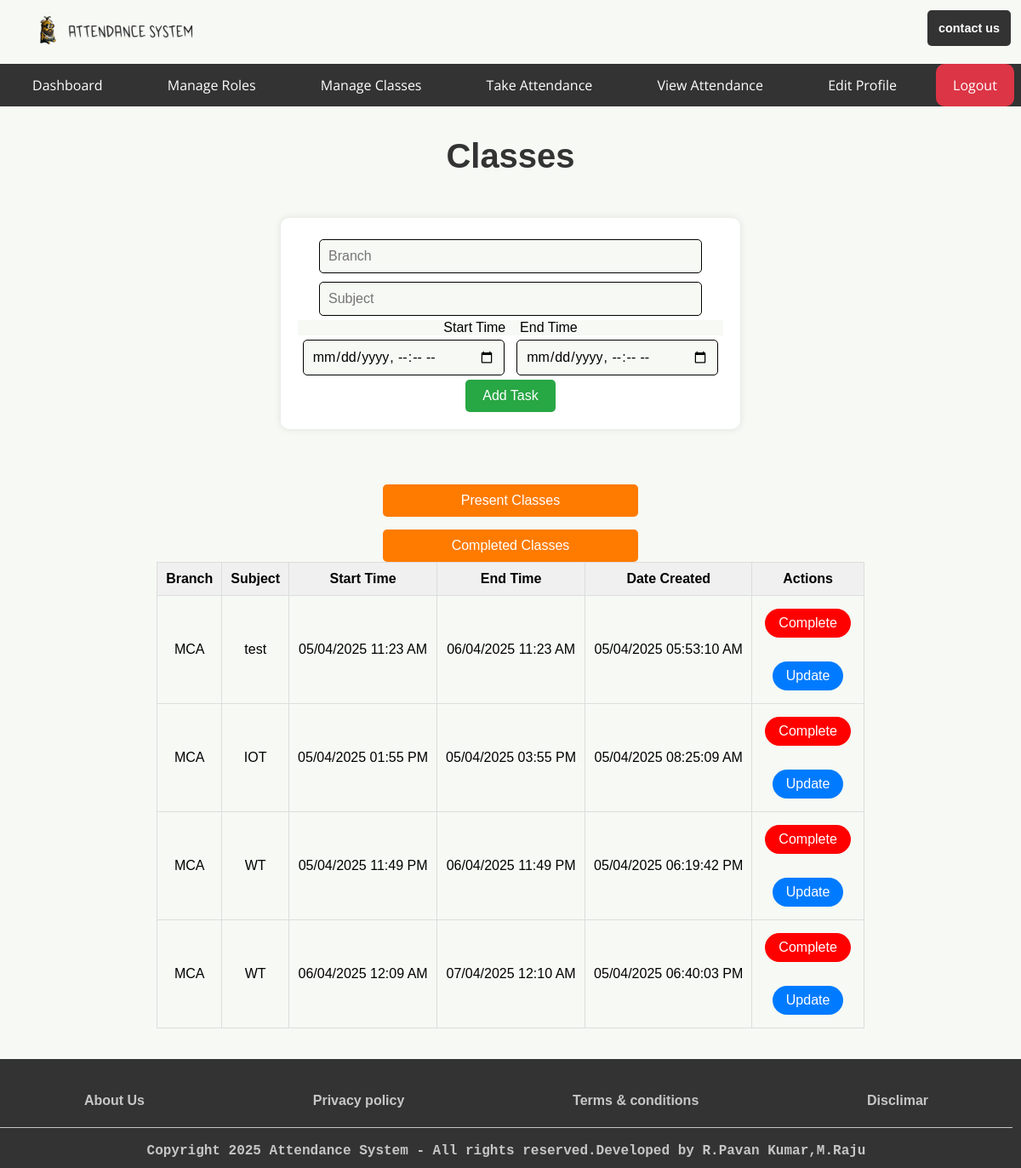
Screenshot of /admin/manage_classes (signed in) with the database file from the repository.
### app.py (models this page shows, shortened)
class SubjectsClasses(db.Model):  # Renamed to SubjectsClasses
    id = db.Column(db.Integer, primary_key=True)
    Branch = db.Column(db.String(200), nullable=False)
    Subject = db.Column(db.String(200), nullable=False)
    Start_Time = db.Column(db.DateTime, nullable=False)
    End_Time = db.Column(db.DateTime, nullable=False)
    date_created = db.Column(db.DateTime, default=datetime.utcnow)
    completed = db.Column(db.Integer, default=0)

### app.py (the view, shortened to what this page needs)
@app.route('/<role>/manage_classes', methods=['GET', 'POST'])
@role_required(['admin', 'teacher'])  # Allow both admin and teacher roles
def manage_classes(role):
    subjects = SubjectsClasses.query.filter(
        SubjectsClasses.Start_Time.isnot(None),
        SubjectsClasses.End_Time.isnot(None)
    ).order_by(SubjectsClasses.date_created).all()
    return render_template(f'auth/dashboards/{role}/manage_classes.html', subjects=subjects, role=role)

### app.py (called while the page is built)
def role_required(roles):
    if not isinstance(roles, list):
        roles = [roles]  # Ensure roles is a list
    def decorator(func):
        @wraps(func)
        def wrapper(*args, **kwargs):
            if 'username' not in session:
                return redirect(url_for('login'))
            user = User.query.filter_by(username=session['username']).first()
            if user.role not in roles:  # Check if the user's role is in the allowed roles list
                return redirect(url_for('index'))  # Redirect to the home page if unauthorized
            return func(*args, **kwargs)
        return wrapper
    return decorator

### templates/auth/dashboards/admin/manage_classes.html (shortened to what this page needs)
{% extends 'base/base_admin.html' %}
{% block body %}
<main>
            <h1>Classes</h1>
        <div class="div-sec">
            <form id="form-sec" method="POST">
                <input type="text" name="branch" id="text-sec" placeholder="Branch" required />
                <input type="text" name="subject" id="text-sec" placeholder="Subject" required />
                <br /><p> Start Time &ensp; End Time </p>
                <input type="datetime-local" name="start_time" id="start_time" placeholder="Start Time" required />
                <input type="datetime-local" name="end_time" id="end_time" placeholder="End Time" required />
                <input type="submit" value="Add Task" id="add_btn" />
            </form>
        </div>
            <div class="tab">
                <button class="tablinks" onclick="openClasses(event, 'Present Classes')" id="defaultOpen">Present Classes</button>
                <button class="tablinks" onclick="openClasses(event, 'Completed Classes')">Completed Classes</button>
              </div>
              <div id="Present Classes" class="tabcontent">
                <div style="overflow-x: auto; max-width: 100%;">
                    <table>
                        <tr>
                            <th>Branch</th>
                            <th>Subject</th>
                            <th>Start Time</th>
                            <th>End Time</th>
                            <th>Date Created</th>
                            <th>Actions</th>
                        </tr>
                        {% for subject in subjects %}
                            {% if subject.completed == 0 %}
                            <tr>
                                <td>{{ subject.Branch }}</td>
                                <td>{{ subject.Subject }}</td>
                                <td>{{ subject.Start_Time.strftime("%d/%m/%Y %I:%M %p") }}</td>
                                <td>{{ subject.End_Time.strftime("%d/%m/%Y %I:%M %p") }}</td>
                                <td>{{ subject.date_created.strftime("%d/%m/%Y %I:%M:%S %p") }}</td>
                                <td>
                                    <form action="{{ url_for('complete_class', role=role, id=subject.id) }}" method="POST" class="role-form" onsubmit="return confirm('Are you sure you want to mark as Complete this class?');">
                                        <button type="submit" class="delete">Complete</button>
                                    </form>
                                    <br />
                                    <a href="{{ url_for('update_class', role=role, id=subject.id) }}" id="update">Update</a>
                                </td>
                            </tr>
                            {% endif %}
                        {% endfor %}
                    </table>
                </div>
              </div>
</main>
{% endblock body %}

### static/styles/index.css (style rules this page uses)
* { background: #f7f9f4; font-family: 'Arial', sans-serif; margin: 0; padding: 0; box-sizing: border-box; font-size: 1rem; text-decoration: none; }
a { background: transparent; }
main { display: flex; justify-content: start; align-items: center; flex-direction: column; padding: 3% 0; width: 100%; min-height: 60vh; }
a { text-decoration: none; }
form { width: 300px; max-width: 500px; margin: 40px auto; padding: 20px; border: 1px solid #ddd; border-radius: 10px; box-shadow: 0 0 10px rgba(0, 0, 0, 0.1); }
input[type="email"], input[type="password"], input[type="text"] { width: 90%; padding: 10px; margin-bottom: 20px; border: 1px solid #ccc; }
input[type="submit"] { background-color: #333; color: #fff; padding: 10px 20px; border: none; border-radius: 5px; cursor: pointer; }
table { margin: 0 auto; border-collapse: collapse; border-spacing: 0; width: 100%; border: 1px solid #ddd; }
th, td { border: 1px solid #ddd; padding: 10px; text-align: center; }
th { background-color: #f0f0f0; }
h1 { text-align: center; font-size: 2.5rem; color: #333; }
form.role-form { width: auto; max-width: auto; margin: 0 auto; padding: 0 0 0 0; border: none; border-radius: none; box-shadow: none; display: flex; }
.div-sec { overflow-x: auto; max-width: 100%; margin: 50px auto; padding: 20px; background-color: #fff; border-radius: 10px; -webkit-box-shadow: 0 0 10px rgba(0, 0, 0, 0.1); box-shadow: 0 0 10px rgba(0, 0, 0, 0.1); text-align: center; }
#form-sec { width: auto; max-width: auto; margin: 0 auto; padding: 0 0 0 0; border: none; border-radius: none; box-shadow: none; display: flex; background-color: #ffffff; display: block; margin-top: 0em; unicode-bidi: isolate; }
#text-sec { padding: 10px; margin: 5px; border: solid 1px; border-radius: 5px; }
input[type="datetime-local"] { padding: 10px; margin: 5px; border: solid 1px; border-radius: 5px; }
#add_btn { background-color: #28a745; color: #fff; cursor: pointer; }
#update { display: inline-block; padding: 8px 16px; margin: 5px; border-radius: 20px; background-color: #007bff; color: #fff; text-decoration: none; -webkit-transition: background-color 0.3s ease; transition: background-color 0.3s ease; }
.delete { display: inline-block; padding: 8px 16px; margin: 5px; border-radius: 20px; background-color: #ff0000; color: #fff; text-decoration: none; -webkit-transition: background-color 0.3s ease; transition: background-color 0.3s ease; width: auto; border: none; box-shadow: none; }
button { width: 100%; padding: 10px; background-color: #ff7b00; border: none; border-radius: 5px; color: white; font-size: 16px; cursor: pointer; margin-top: 15px; }

### rows the page displays
SubjectsClasses: Branch "MCA", Subject "test", Start_Time "05/04/2025 11:23 AM", End_Time "06/04/2025 11:23 AM", date_created "05/04/2025 05:53:10 AM"
SubjectsClasses: Branch "MCA", Subject "IOT", Start_Time "05/04/2025 01:55 PM", End_Time "05/04/2025 03:55 PM", date_created "05/04/2025 08:25:09 AM"
SubjectsClasses: Branch "MCA", Subject "WT", Start_Time "05/04/2025 11:49 PM", End_Time "06/04/2025 11:49 PM", date_created "05/04/2025 06:19:42 PM"
SubjectsClasses: Branch "MCA", Subject "WT", Start_Time "06/04/2025 12:09 AM", End_Time "07/04/2025 12:10 AM", date_created "05/04/2025 06:40:03 PM"
